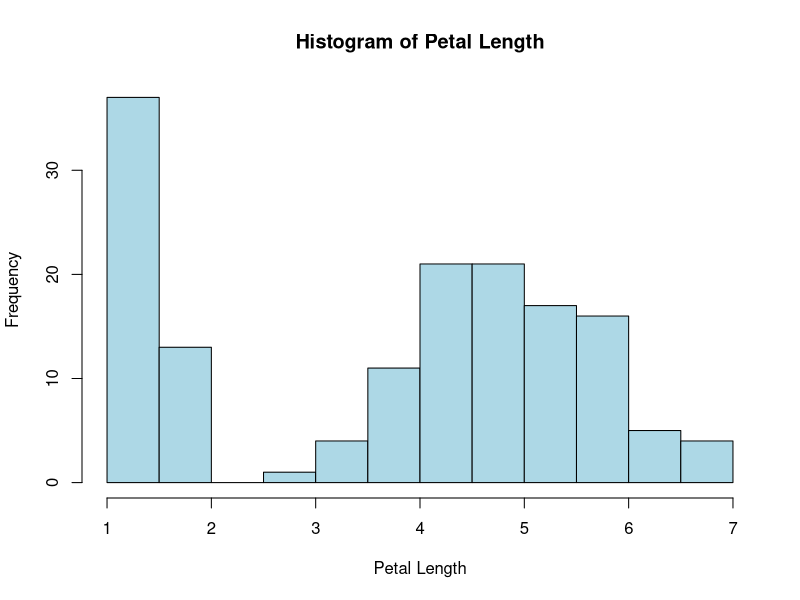
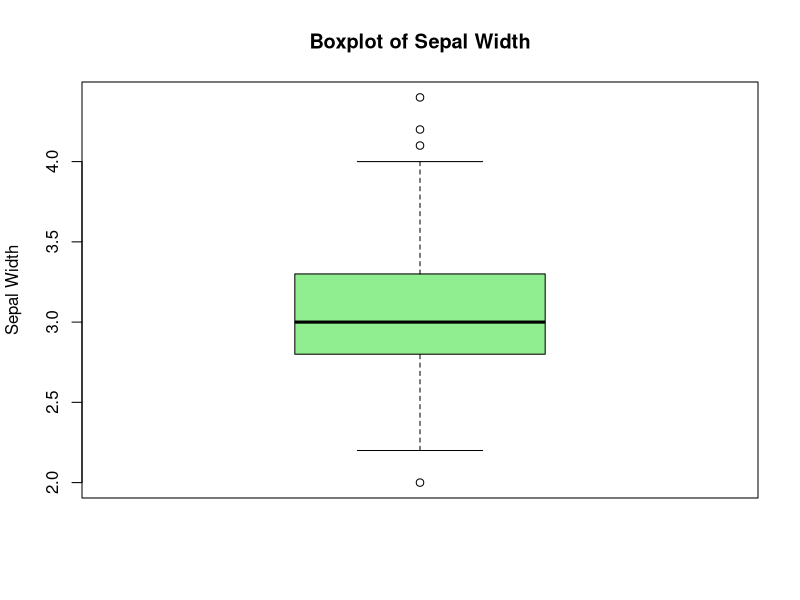

The R source for these figures, in order:
# Loaded built-in dataset
data(iris)

num_rows <- nrow(iris)
num_cols <- ncol(iris)
cat("Number of rows:", num_rows, "\n")
cat("Number of columns:", num_cols, "\n\n")

cat("First 6 rows of the dataset:\n")
print(head(iris))
cat("\n")

mean_sepal <- mean(iris$Sepal.Length)
median_sepal <- median(iris$Sepal.Length)
var_sepal <- var(iris$Sepal.Length)
sd_sepal <- sd(iris$Sepal.Length)

cat("Sepal.Length Statistics:\n")
cat("Mean:", mean_sepal, "\n")
cat("Median:", median_sepal, "\n")
cat("Variance:", var_sepal, "\n")
cat("Standard Deviation:", sd_sepal, "\n\n")

species_count <- table(iris$Species)
cat("Number of flowers in each species:\n")
print(species_count)
cat("\n")

hist(
  iris$Petal.Length,
  main = "Histogram of Petal Length",
  xlab = "Petal Length",
  col = "lightblue",
  border = "black"
)

boxplot(
  iris$Sepal.Width,
  main = "Boxplot of Sepal Width",
  ylab = "Sepal Width",
  col = "lightgreen"
)
